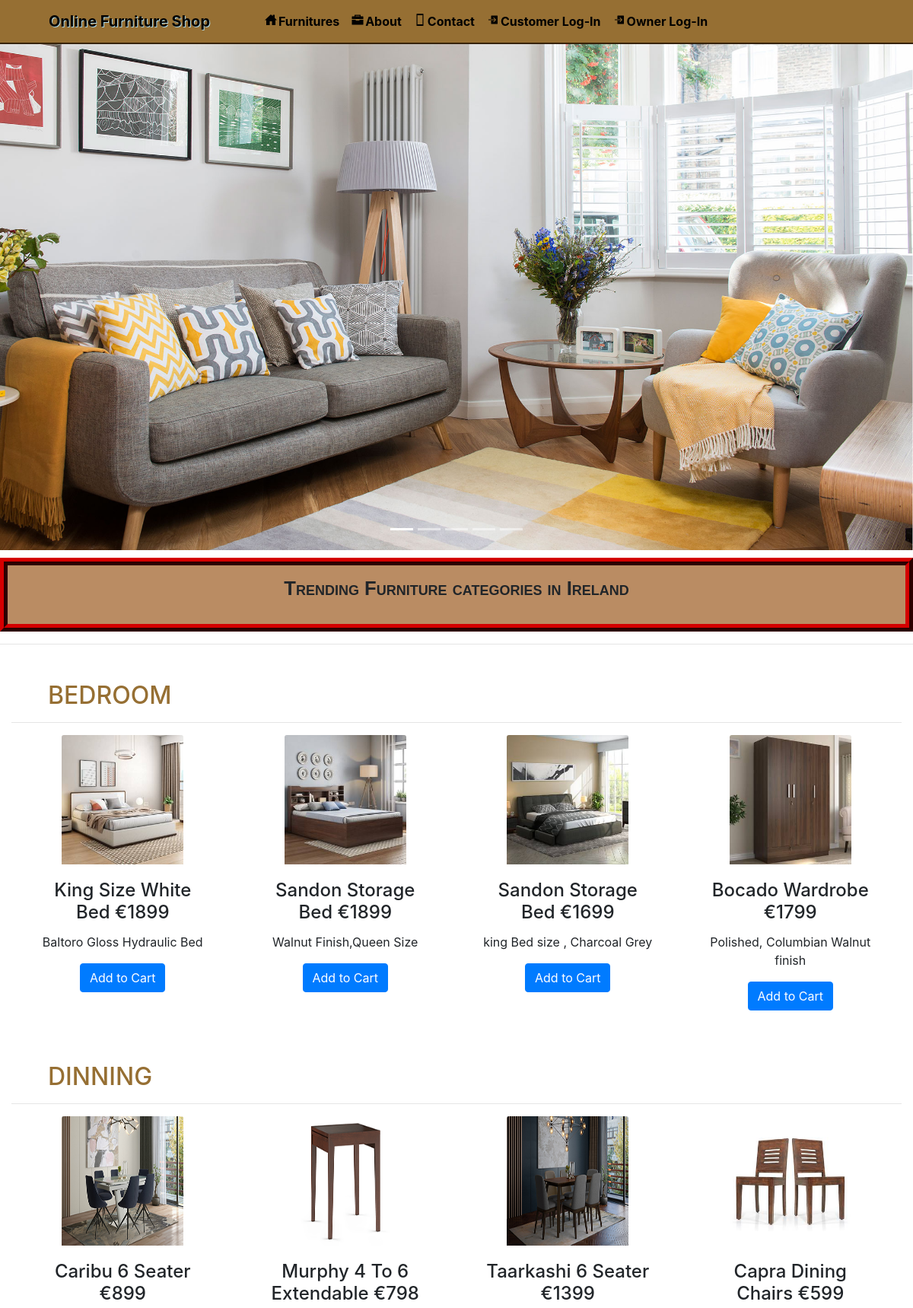
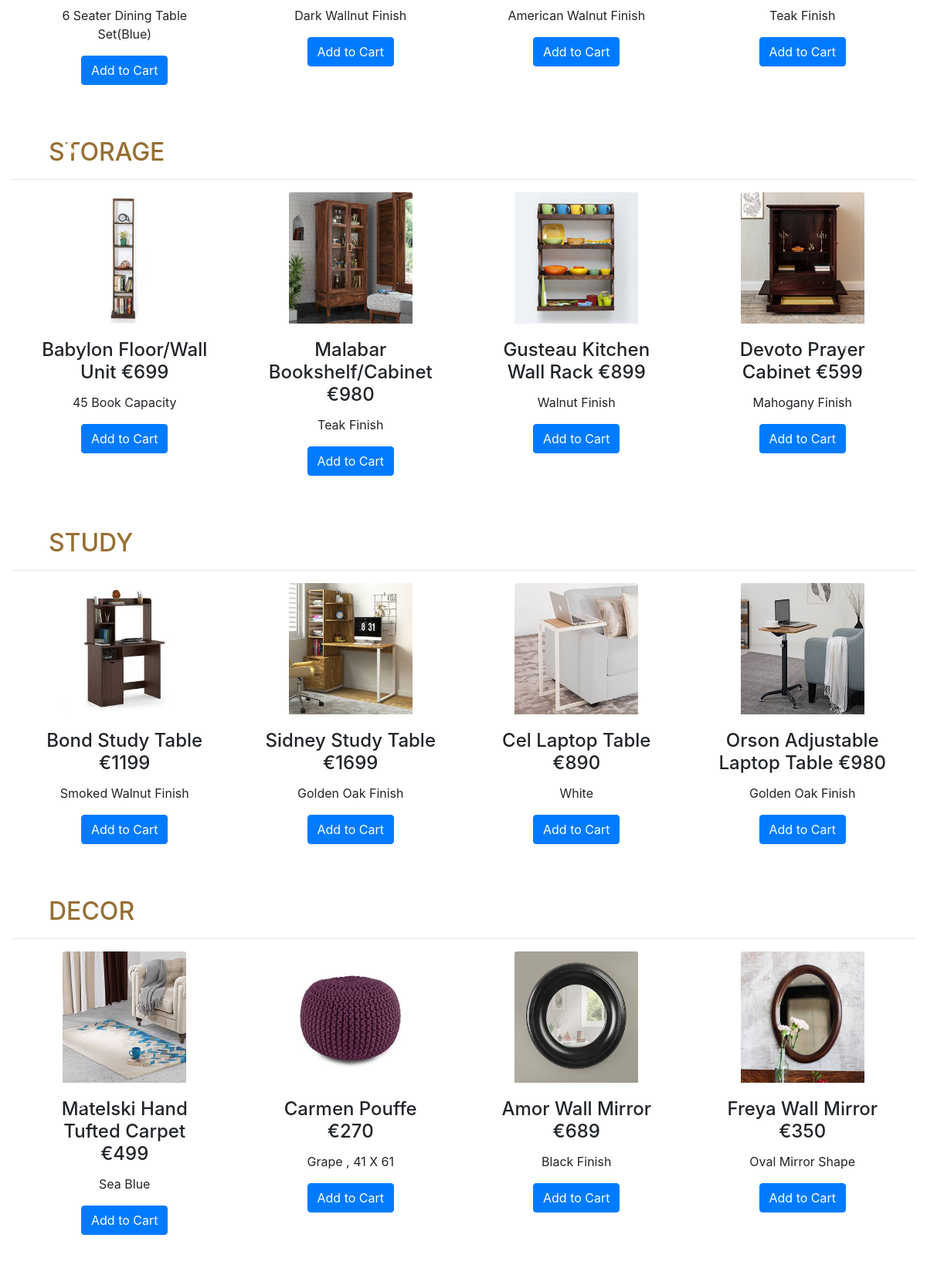
The page / (upper part) on the database its author committed (2 pictures, top to bottom).
### furniture/models.py (models this page shows, shortened)
class Category(models.Model):
    name = models.CharField(max_length=30, null=True)

class Product(models.Model):
    category = models.ForeignKey(Category, on_delete=models.CASCADE, null=True)
    image = models.FileField(null=True)
    name = models.CharField(max_length=30, null=True)
    price = models.IntegerField(null=True)
    desc = models.TextField(null=True)

### furniture/views.py (the view)
# urls.py: 2. Add a URL to urlpatterns:  path('', Home.as_view(), name='home')
def Home(request):
    cat = ""
    pro = ""
    cat = ""
    num = 0
    num1 = 0
    cat = Category.objects.all()
    pro = Product.objects.all()
    num = []
    num1 = 0
    try:
        user = User.objects.get(id=request.user.id)
        profile = Profile.objects.get(user=user)
        cart = Cart.objects.filter(profile=profile)
        for i in cart:
            num1 += 1
    except:
        pass
    a = 1
    li = []
    for j in pro:
        b = 1
        for i in cat:
            if i.name == j.category.name:
                if not j.category.name in li:
                    li.append(j.category.name)
                    if b == 1:
                        num.append(a)
                        b = 2
        a += 1
    d = {'pro': pro, 'cat': cat,'num':num,'num1':num1}
    return render(request, 'all_product.html', d)

### furniture/templates/all_product.html (shortened to what this page needs)
{% extends 'carousel.html' %}
{% block b %}
{% load static %}
<link rel="stylesheet" href="https://maxcdn.bootstrapcdn.com/bootstrap/4.0.0/css/bootstrap.min.css">
    <link rel="stylesheet" href="{% static 'css/style.css' %}">
<div class="warning">
    <p>Trending Furniture categories in Ireland</p>
</div>
<hr>
{% for i in cat %}
 <div class="container-fluid">
	 <h2 class= "pl-5" style = "color : #966F33 ; text-transform : uppercase">{{i.name}}</h2><hr>
   	<div id="{{i.id}}" class="carousel slide" data-ride="carousel">
   		<div class="carousel-inner row w-100 mx-auto">
			{% for j in pro %}
			{% if i.name == j.category.name %}
			{% if forloop.counter in num %}
				<div class="carousel-item col-md-3 active"><div class="card">
					<center><img class="card-img-top img-fluid" align="center" src="{{j.image.url}}" style="width:160px;height:170px;float:center" alt="card-img"></center>
   						<div class="card-body">
   						<h4 class="card-title">{{j.name}} €{{j.price}}</h4>
   						<p class="card-text">{{j.desc}}</p>
							<form align="center" action="{% url 'add_cart' j.id %}" method="post">
							<button type="submit" class="btn btn-primary mybtnone">Add to Cart</button>
</form>
   					</div>
   				</div>
   			</div>
				{% else %}
				<div class="carousel-item col-md-3">
   				<div class="card">
					<center><img class="card-img-top img-fluid" align="center" src="{{j.image.url}}" style="width:160px;height:170px;float:center" alt="card-img"></center>
   						<div class="card-body">
   						<h4 class="card-title">{{j.name}} €{{j.price}}</h4>
   						<p class="card-text">{{j.desc}}</p>
<form align="center" action="{% url 'add_cart' j.id %}" method="post">
							<button type="submit" class="btn btn-primary mybtnone">Add to Cart</button>
</form>   					</div>
   				</div>
   			</div>
			{% endif %}
	 		{% endif %}
			{% endfor %}
			<a class="carousel-control-prev" href="#{{i.id}}" role="button" data-slide="prev">
				<span class="carousel-control-prev-icon" aria-hidden="true"></span>
			</a>
  			    <a class="carousel-control-next" href="#{{i.id}}" role="button" data-slide="next">
					<span class="carousel-control-next-icon" aria-hidden="true"></span>
					<span class="sr-only">Next</span></a>
		</div>
	</div>
 </div>
{% endfor %}
{% endblock %}

### furniture/static/css/style.css (style rules this page uses)
.card { border: none }
@media (min-width: 768px) { .carousel-inner .active, .carousel-inner .active + .carousel-item, .carousel-inner .active + .carousel-item + .carousel-item, .carousel-inner .active + .carousel-item + .carousel-item + .carousel-item { display: block; text-align: center; } }
.carousel-inner .carousel-item.active:not(.carousel-item-right):not(.carousel-item-left), .carousel-inner .carousel-item.active:not(.carousel-item-right):not(.carousel-item-left) + .carousel-item, .carousel-inner .carousel-item.active:not(.carousel-item-right):not(.carousel-item-left) + .carousel-item + .carousel-item, .carousel-inner .carousel-item.active:not(.carousel-item-right):not(.carousel-item-left) + .carousel-item + .carousel-item + .carousel-item { transition: none; }

### furniture/templates/navigation.html (style rules this page uses)
* { box-sizing: border-box; }
.carousel-inner img { width: 100%; height: 100%; }

### furniture/templates/all_product.html (style rules this page uses)
.warning { border: 10px ridge maroon; background-color: #BA8C63; padding: 1rem; display: flex; align-items: center; flex-direction: column; margin-top: 10px; }
.warning p { font: small-caps bold 1.6rem sans-serif; text-align: center; }
html { scroll-behavior:smooth; }

### rows shown on the page
Category: name "BEDROOM"
Product: image (picture), name "King Size White Bed", price "1899", desc "Baltoro Gloss Hydraulic Bed"
Product: image (picture), name "Sandon Storage Bed", price "1899", desc "Walnut Finish,Queen Size"
Product: image (picture), name "Sandon Storage Bed", price "1699", desc "king Bed size , Charcoal Grey"
Product: image (picture), name "Bocado Wardrobe", price "1799", desc "Polished, Columbian Walnut finish"
Category: name "DINNING"
Product: image (picture), name "Caribu 6 Seater", price "899", desc "6 Seater Dining Table Set(Blue)"
Product: image (picture), name "Murphy 4 To 6 Extendable", price "798", desc "Dark Wallnut Finish"
Product: image (picture), name "Taarkashi 6 Seater", price "1399", desc "American Walnut Finish"
Product: image (picture), name "Capra Dining Chairs", price "599", desc "Teak Finish"
Category: name "STORAGE"
Product: image (picture), name "Babylon Floor/Wall Unit", price "699", desc "45 Book Capacity"
Product: image (picture), name "Malabar Bookshelf/Cabinet", price "980", desc "Teak Finish"
Product: image (picture), name "Gusteau Kitchen Wall Rack", price "899", desc "Walnut Finish"
Product: image (picture), name "Devoto Prayer Cabinet", price "599", desc "Mahogany Finish"
Category: name "STUDY"
Product: image (picture), name "Bond Study Table", price "1199", desc "Smoked Walnut Finish"
Product: image (picture), name "Sidney Study Table", price "1699", desc "Golden Oak Finish"
Product: image (picture), name "Cel Laptop Table", price "890", desc "White"
Product: image (picture), name "Orson Adjustable Laptop Table", price "980", desc "Golden Oak Finish"
Category: name "DECOR"
Product: image (picture), name "Matelski Hand Tufted Carpet", price "499", desc "Sea Blue"
Product: image (picture), name "Carmen Pouffe", price "270", desc "Grape , 41 X 61"
Product: image (picture), name "Amor Wall Mirror", price "689", desc "Black Finish"
Product: image (picture), name "Freya Wall Mirror", price "350", desc "Oval Mirror Shape"
